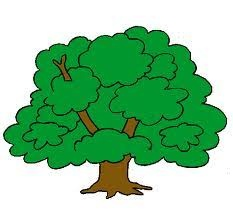
#> input picture src/topic_opencv/src/scritp/tree-copy.jpg, 233 x 217 px, given in place of the camera
$ python read_video.py
#> lines starting #> are read from the running program, lines starting #| are printed output that depends on the picture
#!/usr/bin/env python
import numpy as np
import cv2

video_capture=cv2.VideoCapture(0)
# video_capture = cv2.VideoCapture("video/ros.mp4")
while(True):
    ret,frame=video_capture.read()
#> frame is the input picture: shape (217, 233, 3); mean B, G, R 151.2, 194.8, 138.7
    print(ret)
#| True
    #frame=cv2.cvtColor(frame,cv2.COLOR_BGR2GRAY)
    frame=cv2.resize(frame,(0,0),fx=0.5,fy=0.5)
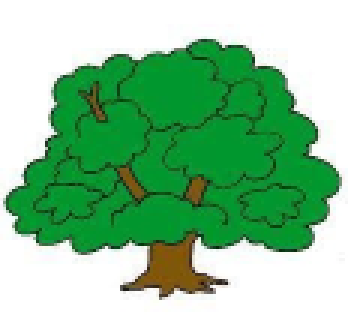
#> frame: shape (108, 116, 3) (shown 3 times larger); mean B, G, R 150.4, 194.3, 137.7
    #cv2.line(frame,(0,0),(511,511),(255,0,0),5)
    cv2.imshow("Frame",frame)
    """height,width,channels=frame.shape
    print("heigth = %d"%height)
    print("width= %d"%width)
    print("channels= %d"%channels)
    print("number of pixels: %d"%(frame.shape[0]*frame.shape[1]))
    print("size of the image img.size: %d"%frame.size)
    print("---Convert an image to a gray scale")"""
    ##########################################################
    gray_image=cv2.cvtColor(frame,cv2.COLOR_BGR2GRAY)
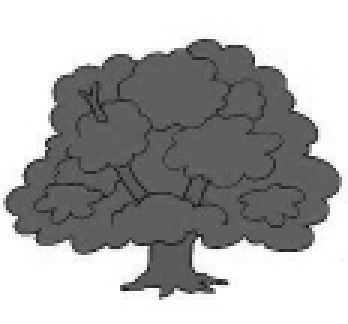
#> gray_image: shape (108, 116) (shown 3 times larger); min 25, max 255, mean 172.4
    cv2.imshow("Gray Image",gray_image)
    ############################################################
    ####################################################################
    """print("Splipt the image into three channels")
    blue,green,red=cv2.split(frame)
    print("blue: {}".format(blue))
    print("green: {}".format(green))
    print("red: {}".format(red))

    cv2.imshow("Blue channel",blue)
    cv2.moveWindow("Blue channel",0,height)

    cv2.imshow("Green channel",blue)
    cv2.moveWindow("Green channel",0,height)

    cv2.imshow("red channel",red)
    cv2.moveWindow("red channel",0,height)"""
    ######################################################################
    ######################################################################
    """
    Hue: Indicates the type of color that we see in 360 degree format.
    Saturation: an indication of how saturated an individual color is
    Value: indicates how luminous the channel is.
    """
    print("---split the image into Hue, Saturation, Value channels....")
    hsv=cv2.cvtColor(frame,cv2.COLOR_BGR2HSV)
#> hsv: shape (108, 116, 3); mean H, S, V 42.1, 112.2, 195.5
    print("hsv {}".format(hsv))
#> (printed output is left out)
    h,s,v=cv2.split(hsv)
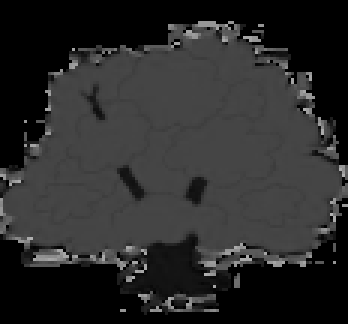
#> h: shape (108, 116) (shown 3 times larger); min 0, max 177, mean 42.1
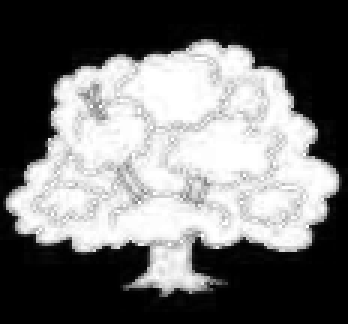
#> s: shape (108, 116) (shown 3 times larger); min 0, max 255, mean 112.2
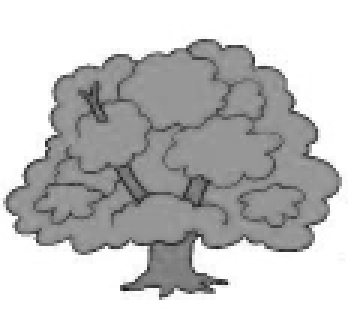
#> v: shape (108, 116) (shown 3 times larger); min 27, max 255, mean 195.5
    print("h: {}".format(h))
#> (printed output is left out)
    print("s: {}".format(s))
#> (printed output is left out)
    print("v: {}".format(v))
#> (printed output is left out)
    hsv_image=np.concatenate((h,s,v),axis=1)
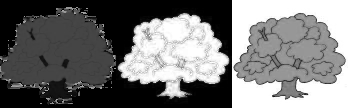
#> hsv_image: shape (108, 348); min 0, max 255, mean 116.6
    cv2.imshow("Hue,Sturation,Value Image",hsv_image)
    ##########################################################################################
    if cv2.waitKey(1) & 0xFF == ord("q"):
#> (key q is pressed here)
        break
video_capture.release()
cv2.destroyAllWindows()
